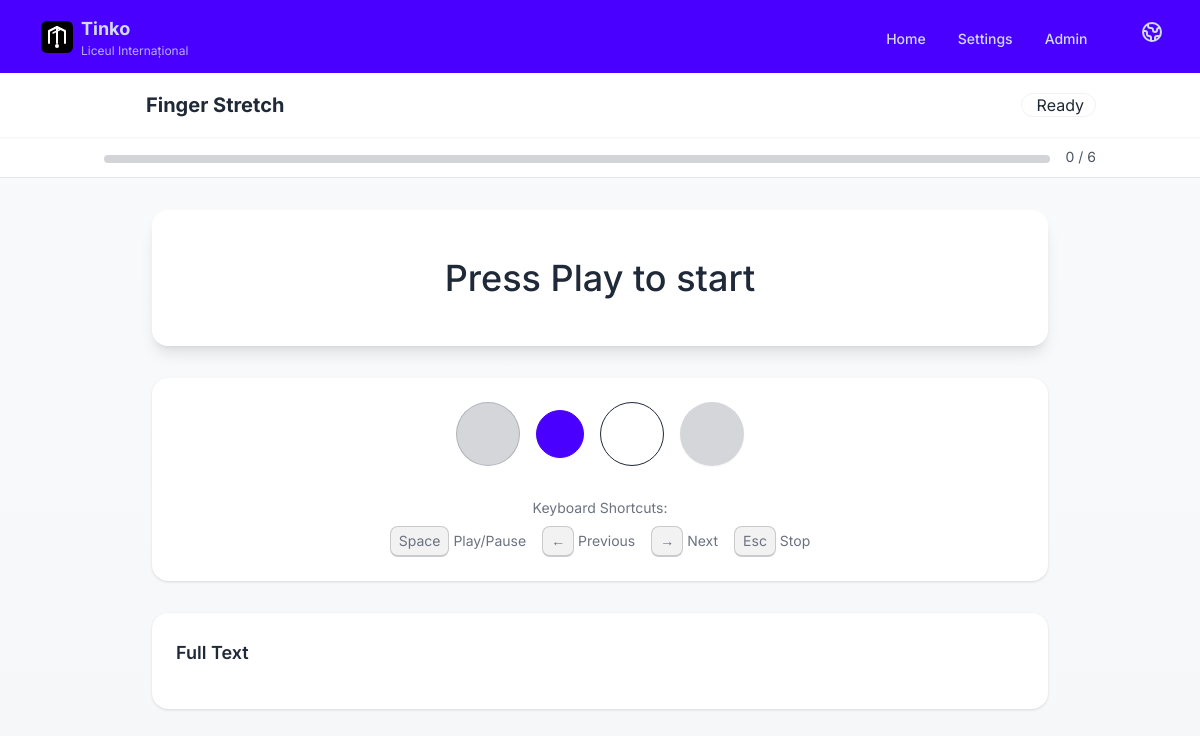
Page /plugins/edupi/routines/routines/2/play/ on the committed database.
### core/plugin_system/models.py (models this page shows, shortened)
class SiteSetting(models.Model):
    SETTING_TYPE_CHOICES = [
        ("text", "Text"),
        ("number", "Number"),
        ("boolean", "Boolean"),
        ("image", "Image"),
        ("json", "JSON"),
    ]
    key = models.CharField(
        max_length=255,
        unique=True,
        help_text="Setting key (e.g., 'tinko.global.school_name')",
    )
    value = models.TextField(
        blank=True,
        help_text="Setting value (JSON encoded for non-text types)",
    )
    setting_type = models.CharField(
        max_length=20,
        choices=SETTING_TYPE_CHOICES,
        default="text",
        help_text="Data type of the setting",
    )
    label = models.CharField(
        max_length=200,
        help_text="Display label for the setting",
    )
    description = models.TextField(
        blank=True,
        help_text="Help text for this setting",
    )
    section = models.CharField(
        max_length=100,
        blank=True,
        default="General",
        help_text="Section/group for organizing settings (e.g., 'General > Display')",
    )
    is_system = models.BooleanField(
        default=False,
        help_text="System settings cannot be deleted",
    )
    order = models.PositiveIntegerField(
        default=0,
        help_text="Display order within section",
    )
    created_at = models.DateTimeField(auto_now_add=True)
    updated_at = models.DateTimeField(auto_now=True)
    class Meta:
        verbose_name = "Site Setting"
        verbose_name_plural = "Site Settings"
        ordering = ["section", "order", "key"]
    def get_value(self):
        cache_key = f"site_setting:{self.key}"
        cached_value = cache.get(cache_key)
        if cached_value is not None:
            return cached_value
        if self.setting_type == "boolean":
            result = self.value.lower() == "true"
        elif self.setting_type == "json":
            try:
                result = json.loads(self.value) if self.value else {}
            except json.JSONDecodeError:
                result = {}
        elif self.setting_type == "image":
            result = self.value
        else:
            result = self.value
        cache.set(cache_key, result, timeout=300)
        return result

### plugins/edupi/routines/models.py (models this page shows, shortened)
class Routine(models.Model):
    class TTSEngine(models.TextChoices):
        PYTTSX3 = "pyttsx3", _("System TTS (Offline)")
        EDGE_TTS = "edge_tts", _("Edge TTS (High Quality)")
        GTTS = "gtts", _("Google TTS (Online)")
        NONE = "none", _("Use Uploaded Audio")
    title = models.CharField(
        max_length=200,
        help_text=_("Title of the routine"),
    )
    content = models.TextField(
        help_text=_("Routine text content (one line per instruction)"),
    )
    category = models.ForeignKey(
        RoutineCategory,
        on_delete=models.SET_NULL,
        null=True,
        blank=True,
        related_name="routines",
        help_text=_("Category this routine belongs to"),
    )
    audio_file = models.FileField(
        upload_to=routine_audio_path,
        blank=True,
        null=True,
        help_text=_("Upload MP3/WAV file (optional, overrides TTS)"),
    )
    tts_engine = models.CharField(
        max_length=20,
        choices=TTSEngine.choices,
        default=TTSEngine.PYTTSX3,
        help_text=_("Text-to-speech engine to use"),
    )
    tts_speed = models.FloatField(
        default=1.0,
        help_text=_("TTS speed multiplier (0.5 = slow, 2.0 = fast)"),
    )
    tts_voice = models.CharField(
        max_length=100,
        blank=True,
        help_text=_("Voice name (engine-specific)"),
    )
    tts_language = models.CharField(
        max_length=10,
        default="en",
        help_text=_("Language code (e.g., 'en', 'ro', 'es')"),
    )
    is_pre_built = models.BooleanField(
        default=False,
        help_text=_("Whether this is a built-in routine"),
    )
    is_active = models.BooleanField(
        default=True,
        help_text=_("Whether this routine is active"),
    )
    created_at = models.DateTimeField(auto_now_add=True)
    updated_at = models.DateTimeField(auto_now=True)
    class Meta:
        app_label = "edupi_routines"
        verbose_name = _("Routine")
        verbose_name_plural = _("Routines")
        ordering = ["-is_pre_built", "category__order", "title"]
    def get_lines(self):
        if not self.content:
            return []
        return [line.strip() for line in self.content.split("\n") if line.strip()]
    def has_custom_audio(self):
        return bool(self.audio_file) and os.path.exists(self.audio_file.path)

### plugins/edupi/routines/views.py (the view)
class RoutinePlayerView(View):
    def get(self, request, routine_id):
        routine = get_object_or_404(Routine, id=routine_id, is_active=True)
        lines = routine.get_lines()
        logger.info(f"TODO: SCREEN - Initialize display for routine: {routine.title}")
        context = {
            "title": routine.title,
            "routine": routine,
            "lines": lines,
            "line_count": len(lines),
            "has_audio": routine.has_custom_audio(),
        }
        return render(request, "routines/player.html", context)

### core/edupi_core/context_processors.py (called while the page is built)
def site_settings(request):
    return {
        "ROBOT_NAME": SiteSettings.get("tinko.global.robot_name", "Tinko"),
        "SCHOOL_NAME": SiteSettings.get("tinko.global.school_name", ""),
        "SCHOOL_LOGO": SiteSettings.get("tinko.global.logo_path", ""),
        "MEDIA_URL": django_settings.MEDIA_URL,
    }

### plugins/edupi/routines/templates/routines/player.html (shortened to what this page needs)
{% extends "base.html" %}
{% load i18n %}
{% block content %}
<div class="min-h-screen bg-gradient-to-b from-gray-50 to-gray-100">
    <div class="bg-white shadow-sm sticky top-0 z-10">
        <div class="container mx-auto px-4 py-4">
            <div class="flex justify-between items-center">
                <div class="flex items-center gap-4">
                    <a href="{% url 'routines:dashboard' %}" class="btn btn-ghost btn-sm">
                    </a>
                    <h1 class="text-xl font-bold truncate max-w-md">{{ routine.title }}</h1>
                </div>
                <div class="flex items-center gap-2">
                    <div class="badge badge-lg" id="status-badge">
                        <span>{% trans "Ready" %}</span>
                    </div>
                </div>
            </div>
        </div>
    </div>
    <div class="bg-white border-b">
        <div class="container mx-auto px-4 py-2">
            <div class="flex items-center gap-4">
                <div class="flex-1">
                    <progress class="progress progress-primary w-full"
                              value="0" max="100" id="progress-bar"></progress>
                </div>
                <span class="text-sm text-gray-600 whitespace-nowrap">
                    <span id="current-line-num">0</span> / <span id="total-lines">{{ line_count }}</span>
                </span>
            </div>
        </div>
    </div>
    <div class="container mx-auto px-4 py-8">
        <div class="max-w-4xl mx-auto">
            <div class="card bg-white shadow-lg mb-8">
                <div class="card-body p-8 md:p-12">
                    <div id="line-display" class="text-center">
                        <p class="text-2xl md:text-4xl font-medium text-gray-800 leading-relaxed">
                            {% trans "Press Play to start" %}
                        </p>
                    </div>
                </div>
            </div>
            <div class="card bg-base-100 shadow">
                <div class="card-body p-6">
                    <div class="flex justify-center items-center gap-4 mb-6">
                        <button onclick="prevLine()" class="btn btn-circle btn-lg btn-outline"
                                id="btn-prev" disabled>
                        </button>
                        <button onclick="togglePlayPause()" class="btn btn-circle btn-xl btn-primary"
                                id="btn-play-pause">
                        </button>
                        <button onclick="nextLine()" class="btn btn-circle btn-lg btn-outline"
                                id="btn-next">
                        </button>
                        <button onclick="stopRoutine()" class="btn btn-circle btn-lg btn-error"
                                id="btn-stop" disabled>
                        </button>
                    </div>
                    <div class="text-center text-sm text-gray-500">
                        <p class="mb-2">{% trans "Keyboard Shortcuts:" %}</p>
                        <div class="flex justify-center gap-4">
                            <span><span class="kbd">Space</span> {% trans "Play/Pause" %}</span>
                            <span><span class="kbd">←</span> {% trans "Previous" %}</span>
                            <span><span class="kbd">→</span> {% trans "Next" %}</span>
                            <span><span class="kbd">Esc</span> {% trans "Stop" %}</span>
                        </div>
                    </div>
                </div>
            </div>
            <div class="card bg-base-100 shadow mt-8">
                <div class="card-body p-6">
                    <div class="flex justify-between items-center mb-4">
                        <h3 class="text-lg font-semibold">{% trans "Full Text" %}</h3>
                        <button onclick="togglePreview()" class="btn btn-ghost btn-sm">
                        </button>
                    </div>
                </div>
            </div>
        </div>
    </div>
</div>
{% endblock %}

### templates/base.html (shortened to what this page needs)
{% load i18n %}{% load static %}
<!DOCTYPE html>
<html lang="{{ LANGUAGE_CODE }}" data-theme="light">
<head>
    <script src="https://cdn.tailwindcss.com"></script>
    <link href="https://cdn.jsdelivr.net/npm/daisyui@4.10.1/dist/full.min.css" rel="stylesheet" type="text/css" />
</head>
<body class="bg-base-200 min-h-screen flex flex-col">
    <div class="navbar bg-primary text-primary-content shadow-lg">
        <div class="container mx-auto px-4 max-w-7xl">
            <div class="flex-1">
                <a href="{% url 'home' %}" class="btn btn-ghost text-xl font-bold gap-2">
                    <img src="{% static 'images/logo.svg' %}" alt="{{ ROBOT_NAME }}" class="h-8 w-8" style="color: currentColor;">
                    <div class="flex flex-col items-start leading-none">
                        <span class="text-lg">{{ ROBOT_NAME }}</span>
                        {% if SCHOOL_NAME %}
                        <span class="text-xs opacity-80 font-normal">{{ SCHOOL_NAME }}</span>
                        {% endif %}
                    </div>
                </a>
            </div>
            <div class="flex-none">
                <ul class="menu menu-horizontal px-1">
                    <li><a href="{% url 'home' %}" class="font-medium">{% trans "Home" %}</a></li>
                    <li><a href="{% url 'settings' %}" class="font-medium">{% trans "Settings" %}</a></li>
                    <li><a href="/admin/" class="font-medium">{% trans "Admin" %}</a></li>
                </ul>
                <div class="dropdown dropdown-end ml-4">
                    <label tabindex="0" class="btn btn-ghost btn-circle">
                    </label>
                </div>
            </div>
        </div>
    </div>
    <div class="flex-grow">
        {% block content %}{% endblock %}
    </div>
</body>
</html>

### templates/base.html (style rules this page uses)
body { font-family: 'Inter', sans-serif; }

### rows in the picture
SiteSetting: value "Tinko"
SiteSetting: value "Liceul Internațional"
Routine: title "Finger Stretch"

### other values in the picture
{{ line_count }} "6"
